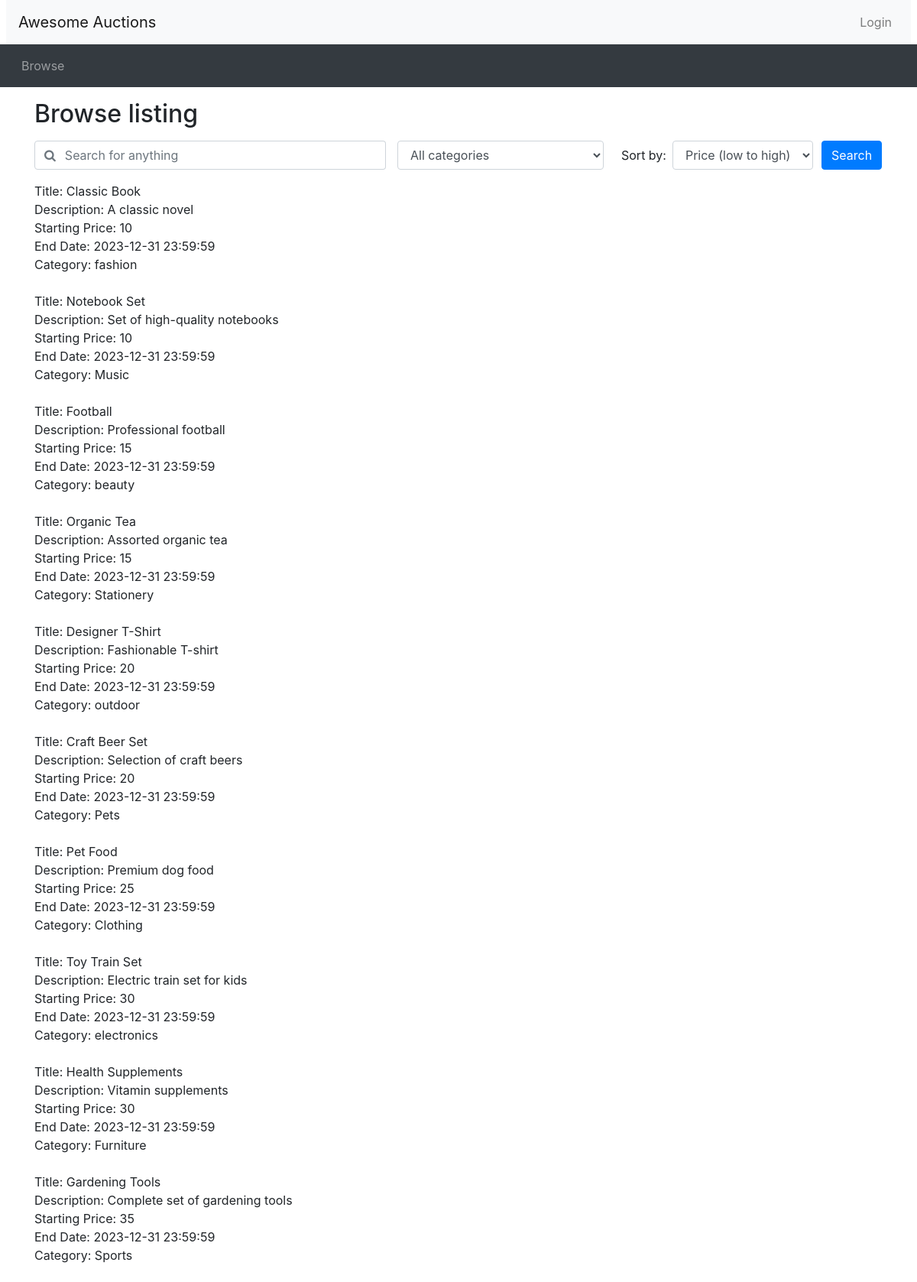
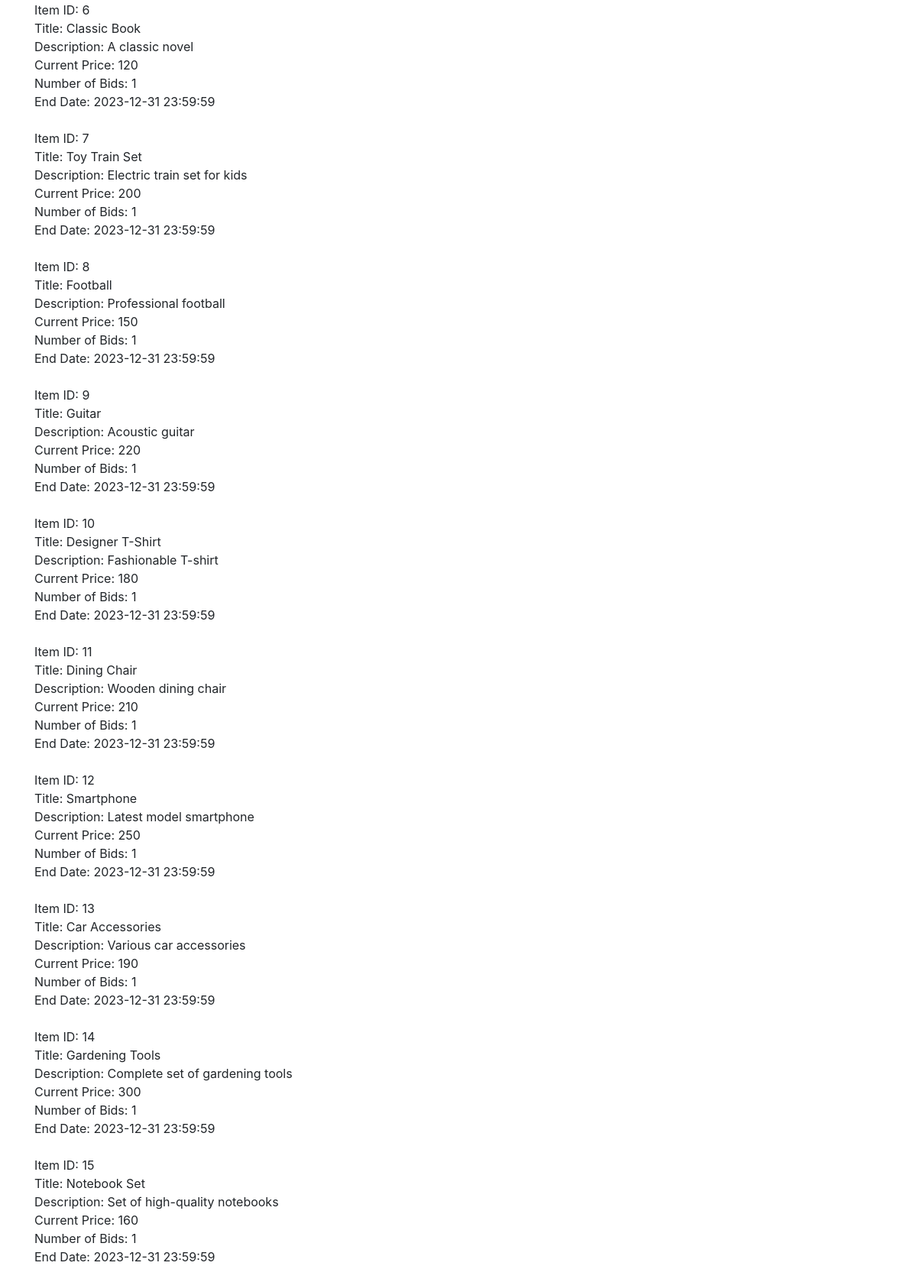
Screenshot of /browse.php (upper part) with the database file from the repository (2 pictures, top to bottom).
### tables this page shows
CREATE TABLE `AuctionItem` (
  `ItemAuctionID` int(4) NOT NULL,
  `Title` text NOT NULL,
  `SellerID` int(4) NOT NULL,
  `CategoryID` int(4) NOT NULL,
  `Description` text NOT NULL,
  `StartingPrice` int(11) NOT NULL,
  `ReservePrice` int(11) NOT NULL,
  `EndDate` datetime NOT NULL
);

CREATE TABLE `Categories` (
  `CategoryID` int(4) NOT NULL,
  `CategoryName` varchar(255) NOT NULL
);

### browse.php (the view, shortened to what this page needs)
<?php include_once("header.php")?>
<?php
include 'db_connect.php';?>
<div class="container">
<h2 class="my-3">Browse listing</h2>
<div id="searchSpecs">
<form method="get" action="browse.php">
  <div class="row">
    <div class="col-md-5 pr-0">
      <div class="form-group">
	    <div class="input-group">
          <div class="input-group-prepend">
            <span class="input-group-text bg-transparent pr-0 text-muted">
              <i class="fa fa-search"></i>
            </span>
          </div>
          <input type="text" class="form-control border-left-0" id="keyword" name="keyword" placeholder="Search for anything">
        </div>
      </div>
    </div>
    <div class="col-md-3 pr-0">
      <div class="form-group">
        <select class="form-control" id="cat" name="cat">
          <option selected value="all">All categories</option>
        </select>
      </div>
    </div>
    <div class="col-md-3 pr-0">
      <div class="form-inline">
        <label class="mx-2" for="order_by">Sort by:</label>
        <select class="form-control" id="order_by" name="order_by">
          <option selected value="pricelow">Price (low to high)</option>
        </select>
      </div>
    </div>
    <div class="col-md-1 px-0">
      <button type="submit" class="btn btn-primary">Search</button>
    </div>
  </div>
</form>
</div>
<?php
  $ordering = isset($_GET['order_by']) ? $_GET['order_by'] : 'pricelow';
  $curr_page = isset($_GET['page']) ? intval($_GET['page']) : 1;
  $sql = "SELECT AuctionItem.*, Categories.CategoryName FROM AuctionItem ";
  $sql .= "LEFT JOIN Categories ON AuctionItem.CategoryID = Categories.CategoryID ";
if ($ordering == 'pricelow') {
    $sql .= "ORDER BY AuctionItem.StartingPrice ASC ";
} elseif ($ordering == 'pricehigh') {
    $sql .= "ORDER BY AuctionItem.StartingPrice DESC ";
} else {
    $sql .= "ORDER BY AuctionItem.EndDate ASC ";
}
  $results_per_page = 10;
  $offset = ($curr_page - 1) * $results_per_page;
  $sql .= " LIMIT $results_per_page OFFSET $offset";
  $result = $connection->query($sql);
  if ($result && $result->num_rows > 0) {
    while ($row = $result->fetch_assoc()) {
      echo "Title: " . htmlspecialchars($row["Title"]) . "<br>";
      echo "Description: " . htmlspecialchars($row["Description"]) . "<br>";
      echo "Starting Price: " . htmlspecialchars($row["StartingPrice"]) . "<br>";
      echo "End Date: " . htmlspecialchars($row["EndDate"]) . "<br>";
      echo "Category: " . htmlspecialchars($row["CategoryName"]) . "<br><br>";
    }
    $itemSummary_query = "SELECT AuctionItem.*, COUNT(Bid.BidID) as BidCount, MAX(Bid.BidAmount) as MaxBid FROM AuctionItem JOIN Bid ON AuctionItem.ItemAuctionID = Bid.ItemAuctionID GROUP BY AuctionItem.ItemAuctionID";
    $itemSummary_result = $connection->query($itemSummary_query);
    if ($itemSummary_result && $itemSummary_result->num_rows > 0) {
      while ($row = $itemSummary_result->fetch_assoc()) {
        $item_id = $row['ItemAuctionID'];
        $title = htmlspecialchars($row['Title']);
        $description = htmlspecialchars($row['Description']);
        $current_price = htmlspecialchars($row['MaxBid']);
        $num_bids = htmlspecialchars($row['BidCount']);
        $end_date = new DateTime($row['EndDate']);
        echo "Item ID: " . $item_id . "<br>";
        echo "Title: " . $title . "<br>";
        echo "Description: " . $description . "<br>";
        echo "Current Price: " . $current_price . "<br>";
        echo "Number of Bids: " . $num_bids . "<br>";
        echo "End Date: " . $end_date->format('Y-m-d H:i:s') . "<br><br>";
      }
    }
  } else {
    echo "No listings found.";
  }
?>
<?php include_once("footer.php")?>

### rows the page displays
auctionitem: Title "Classic Book", Description "A classic novel", StartingPrice "10", EndDate "2023-12-31 23:59:59", CategoryID.CategoryName "fashion", ItemAuctionID "6", current_price "120", num_bids "1"
auctionitem: Title "Notebook Set", Description "Set of high-quality notebooks", StartingPrice "10", EndDate "2023-12-31 23:59:59", CategoryID.CategoryName "Music", ItemAuctionID "15", current_price "160", num_bids "1"
auctionitem: Title "Football", Description "Professional football", StartingPrice "15", EndDate "2023-12-31 23:59:59", CategoryID.CategoryName "beauty", ItemAuctionID "8", current_price "150", num_bids "1"
auctionitem: Title "Organic Tea", Description "Assorted organic tea", StartingPrice "15", EndDate "2023-12-31 23:59:59", CategoryID.CategoryName "Stationery"
auctionitem: Title "Designer T-Shirt", Description "Fashionable T-shirt", StartingPrice "20", EndDate "2023-12-31 23:59:59", CategoryID.CategoryName "outdoor", ItemAuctionID "10", current_price "180", num_bids "1"
auctionitem: Title "Craft Beer Set", Description "Selection of craft beers", StartingPrice "20", EndDate "2023-12-31 23:59:59", CategoryID.CategoryName "Pets"
auctionitem: Title "Pet Food", Description "Premium dog food", StartingPrice "25", EndDate "2023-12-31 23:59:59", CategoryID.CategoryName "Clothing"
auctionitem: Title "Toy Train Set", Description "Electric train set for kids", StartingPrice "30", EndDate "2023-12-31 23:59:59", CategoryID.CategoryName "electronics", ItemAuctionID "7", current_price "200", num_bids "1"
auctionitem: Title "Health Supplements", Description "Vitamin supplements", StartingPrice "30", EndDate "2023-12-31 23:59:59", CategoryID.CategoryName "Furniture"
auctionitem: Title "Gardening Tools", Description "Complete set of gardening tools", StartingPrice "35", EndDate "2023-12-31 23:59:59", CategoryID.CategoryName "Sports", ItemAuctionID "14", current_price "300", num_bids "1"
auctionitem: ItemAuctionID "9", Title "Guitar", Description "Acoustic guitar", current_price "220", num_bids "1", EndDate "2023-12-31 23:59:59"
auctionitem: ItemAuctionID "11", Title "Dining Chair", Description "Wooden dining chair", current_price "210", num_bids "1", EndDate "2023-12-31 23:59:59"
auctionitem: ItemAuctionID "12", Title "Smartphone", Description "Latest model smartphone", current_price "250", num_bids "1", EndDate "2023-12-31 23:59:59"
auctionitem: ItemAuctionID "13", Title "Car Accessories", Description "Various car accessories", current_price "190", num_bids "1", EndDate "2023-12-31 23:59:59"
